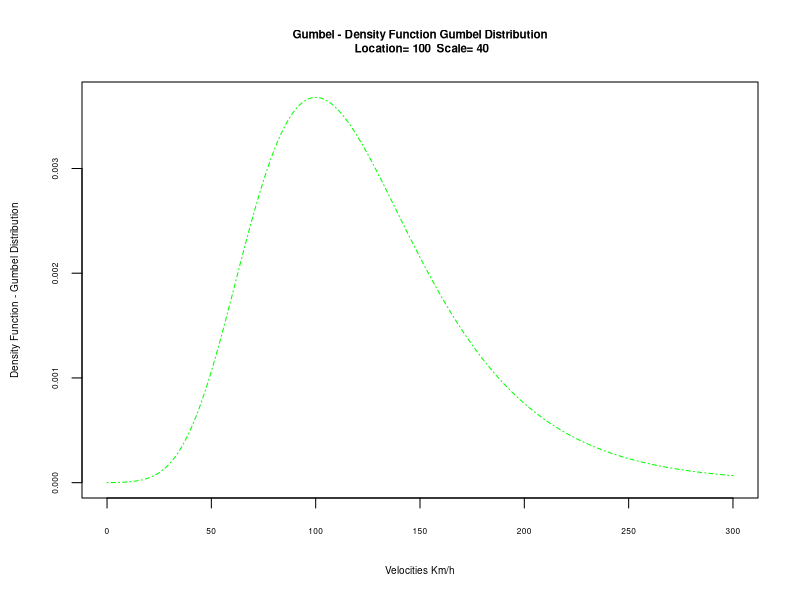
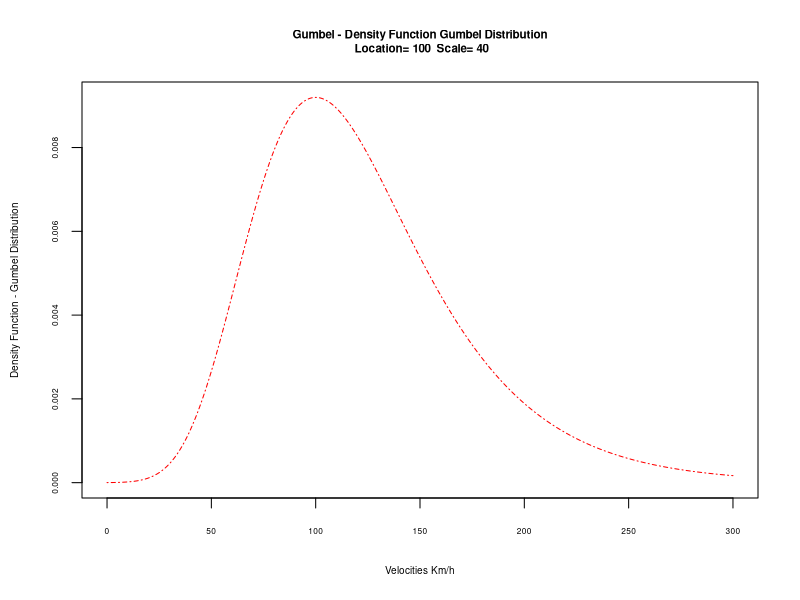
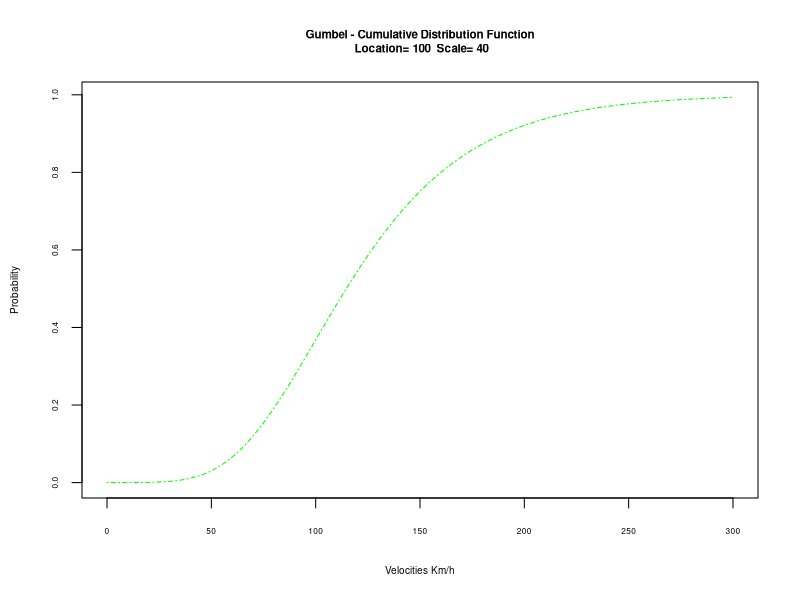
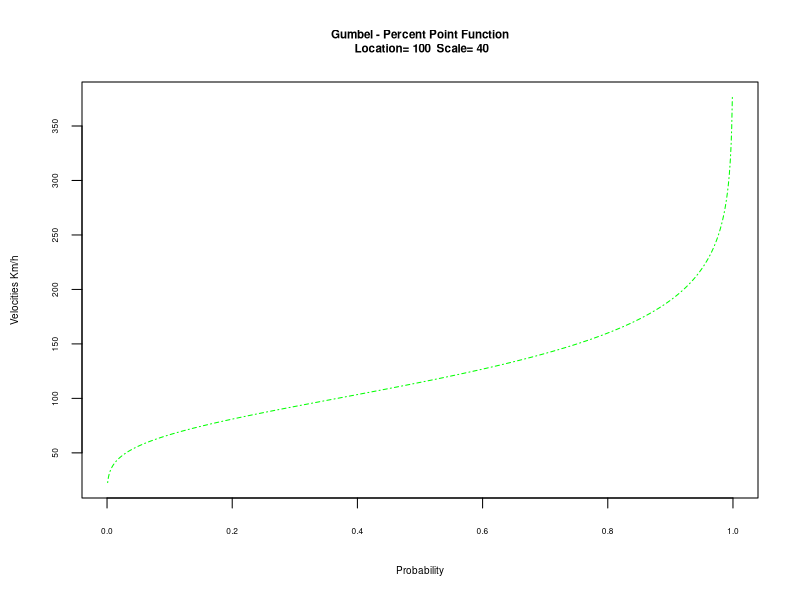
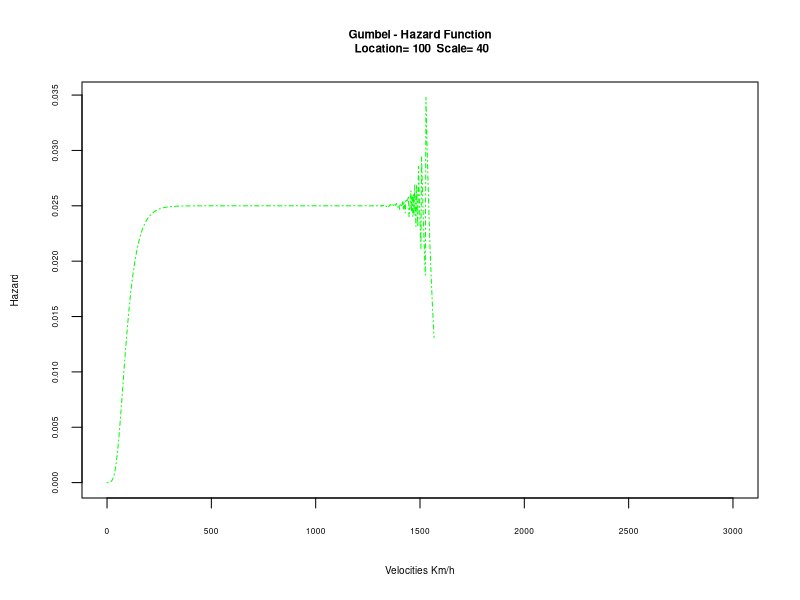
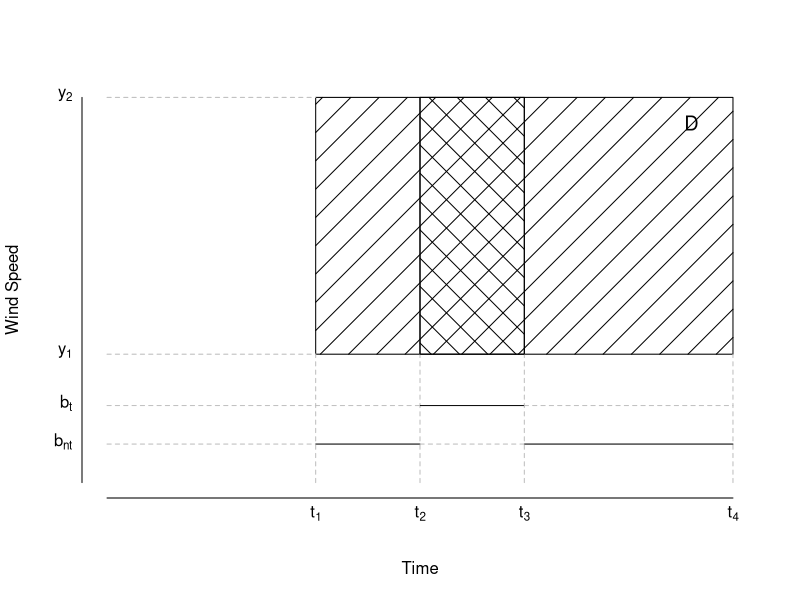

Write the R code that produced these figures, in order. (Note: this script raises an error after producing the figures.)
## ---- chunk 1
library("RcmdrMisc")
## ---- chunk 2
library(knitr)
def.chunk.hook  <- knitr::knit_hooks$get("chunk")
knitr::knit_hooks$set(chunk = function(x, options) {
  x <- def.chunk.hook(x, options)
  ifelse(options$size != "normalsize", paste0("\n \\", options$size,"\n\n", x, "\n\n \\normalsize"), x)
})
## ---- chunk 3
location = 100
scale = 40
.x <- seq(0, 300, length.out=1000)
pdfG <- function(x) {
  1/location *exp(-(x-location)/scale)*exp(-exp(-(x-location)/scale))
  }
.y = pdfG(.x)
plot(.x, .y, col="green", lty=4, 
     xlab="Velocities Km/h", ylab="Density Function - Gumbel Distribution", 
     main=paste("Gumbel - Density Function Gumbel Distribution\n", "Location=", 
     round(location,2), " Scale=", round(scale,2)), type="l", 
     cex.axis = 0.5, cex.lab= 0.6, cex.main=0.7, cex.sub=0.6)
## ---- chunk 4
location = 100
scale = 40
.x <- seq(0, 300, length.out=1000)
dfG = dgumbel(.x, location=location, scale=scale)
plot(.x, dfG, col="red", lty=4, 
     xlab="Velocities Km/h", ylab="Density Function - Gumbel Distribution", 
     main=paste("Gumbel - Density Function Gumbel Distribution\n", "Location=", 
     round(location,2), " Scale=", round(scale,2)), type="l", 
     cex.axis = 0.5, cex.lab= 0.6, cex.main=0.7, cex.sub=0.6)
## ---- chunk 5
location = 100
scale = 40
.x <- seq(0, 300, length.out=1000)
cdfG <- function(x) {
  exp(-exp(-(x-location)/scale))
  }
.y = cdfG(.x)
plot(.x, .y, col="green", lty=4, 
     xlab="Velocities Km/h", ylab="Probability", 
     main=paste("Gumbel - Cumulative Distribution Function\n", "Location=", 
     round(location,2), " Scale=", round(scale,2)), type="l", 
     cex.axis = 0.5, cex.lab= 0.6, cex.main=0.7, cex.sub=0.6)
## ---- chunk 6
location = 100
scale = 40
.x <- seq(0, 1, length.out=1000)
ppfG <- function(x) {
  location - (scale*log(-log(x)))
  }
.y = ppfG(.x)
plot(.x, .y, col="green", lty=4, 
     ylab="Velocities Km/h", xlab="Probability", 
     main=paste("Gumbel - Percent Point Function\n", "Location=", 
     round(location,2), " Scale=", round(scale,2)), type="l", 
     cex.axis = 0.5, cex.lab= 0.6, cex.main=0.7, cex.sub=0.6)
## ---- chunk 7
location = 100
scale = 40
.x <- seq(0, 3000, length.out=1000)
hfG <- function(x) {
  (1/scale)*(exp(-(x-location)/scale))/(exp(exp(-(x-location)/scale))-1)
  }
.y = hfG(.x)
plot(.x, .y, col="green", lty=4, 
     xlab="Velocities Km/h", ylab="Hazard", 
     main=paste("Gumbel - Hazard Function\n", "Location=", 
     round(location,2), " Scale=", round(scale,2)), type="l", 
     cex.axis = 0.5, cex.lab= 0.6, cex.main=0.7, cex.sub=0.6)
#library(reliaR)
#plot(.x, hgumbel(.x, mu=location, sigma=scale))
#plot(.x, hra.gumbel(.x, mu=location, sigma=scale))
## ---- chunk 8
plot(1, type="n", xlab="Time", ylab="Wind Speed", 
     xlim=c(0,30), ylim= c(0,30), xaxt ="n", yaxt="n", bty="n")
xpos=c(10,15,20,30)
xtick<-c(c(expression(t[1]), expression(t[2]), expression(t[3]), expression(t[4])))
text(x=xpos,  par("usr")[3], 
     labels = xtick, srt = 0, pos = 1, xpd = TRUE)

ypos=c(3,6,10,30)
ytick<-c(expression(b[nt]), expression(b[t]), expression(y[1]), expression(y[2]))
text(y=ypos,  x=par("usr")[1], 
     labels = ytick, srt = 0, pos = 2, xpd = TRUE)

rect(10,10,30,30, density = 5, col= NA, border="black")


lines(x=c(10,10), y=c(0,10), lty="dashed", col = "gray")
lines(x=c(30,30), y=c(0,10), lty="dashed", col = "gray")
lines(x=c(0,10), y=c(10,10), lty="dashed", col = "gray")
lines(x=c(0,10), y=c(30,30), lty="dashed", col = "gray")
lines(x=c(15,15), y=c(10,30), col = "black")
lines(x=c(15,15), y=c(0,10),  lty="dashed", col = "gray")

lines(x=c(20,20), y=c(10,30),  col = "black")
lines(x=c(20,20), y=c(0,10), lty="dashed", col = "gray")

lines(x=c(10,15), y=c(3,3), col = "black")
lines(x=c(20,30), y=c(3,3), col = "black")
lines(x=c(0,10), y=c(3,3), lty="dashed", col = "gray")
lines(x=c(15,20), y=c(3,3), lty="dashed", col = "gray")

lines(x=c(15,20), y=c(6,6), col = "black")
lines(x=c(20,30), y=c(6,6),  lty="dashed", col = "gray")
lines(x=c(0,15), y=c(6,6), lty="dashed", col = "gray")

rect(15,10,20,30, density = 5, angle=-45, col= NA, border="black")
#x <- "\xD0"
#Encoding(x) <- "latin1"
text(28, 28, "D", cex=1.2)
axis(1, labels=FALSE, tick=TRUE, col.axis="black", lwd.ticks=0)
axis(2, labels=FALSE, tick=TRUE, col.axis="black", lwd.ticks=0)
## ---- chunk 9
include_graphics(path = "figure/domain3d.PNG")
